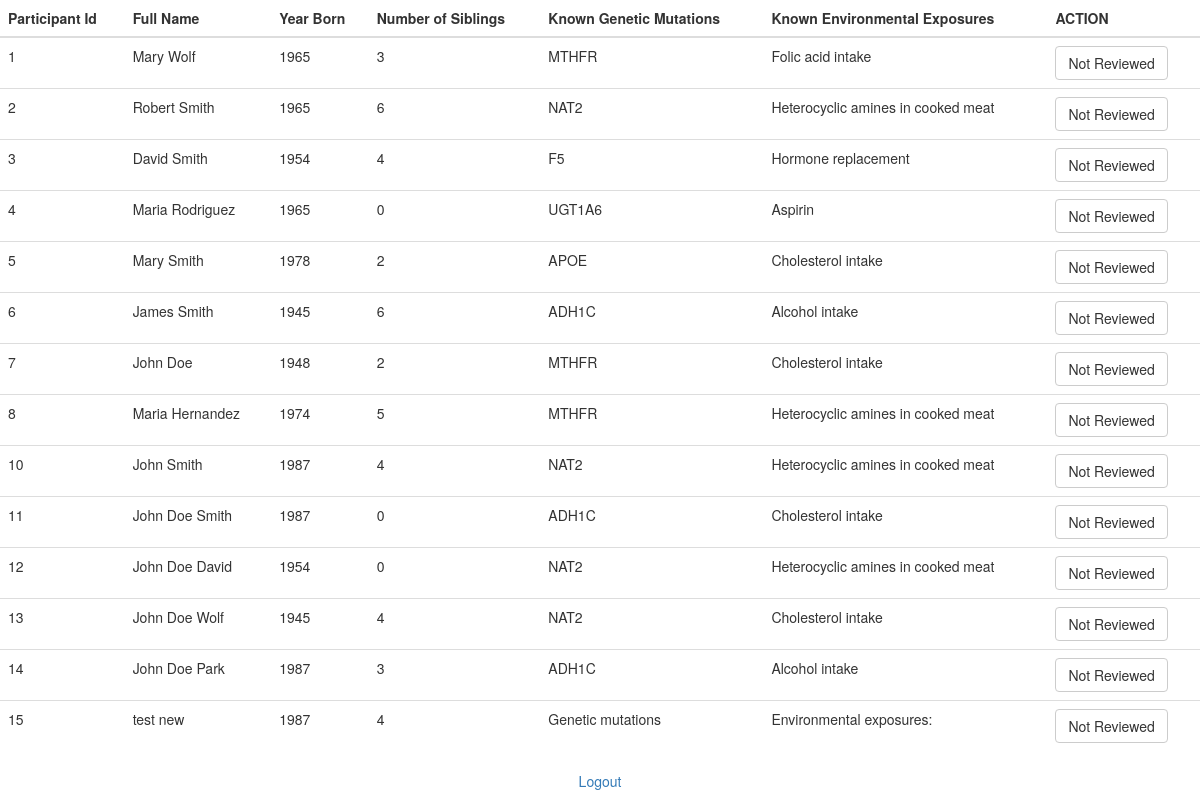
The app's page /participants/ (signed in), older data.
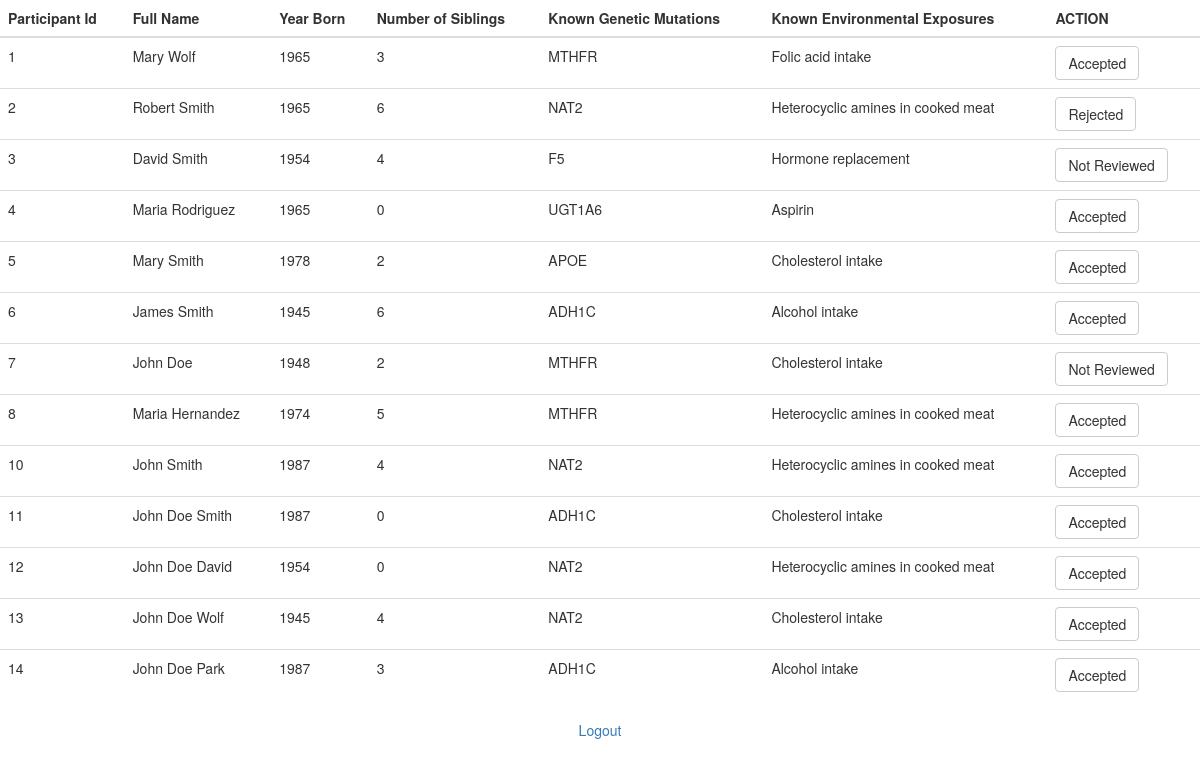
The same page, newer data.
### participants/models.py (models this page shows, shortened)
class Participant(models.Model):
    name = models.CharField(max_length=80)
    year_born = models.PositiveIntegerField(null=True)
    number_of_siblings = models.PositiveIntegerField(null=True)
    genetic_mutations = models.CharField(max_length=200)
    environmental_exposures = models.CharField(max_length=200)
    status = models.CharField(max_length=14, choices=ACTIONS, default='Not Reviewed')

### participants/views.py (the view)
@login_required(login_url="/login/")
def list(request):
    if request.method == 'POST':
        pid = request.POST.get("participantId")
        action = request.POST.get("action")
        taget = Participant.objects.get(id=int(pid))
        taget.status = action
        taget.save()
        return redirect('/participants')
    else:
        list = Participant.objects.all()
        context = { 'list' : list }
        return render(request, 'list.html', context)

### participants/templates/list.html (shortened to what this page needs)
<!DOCTYPE html>
<html>
<link rel="stylesheet" type="text/css"
  href="http://netdna.bootstrapcdn.com/bootstrap/3.0.0/css/bootstrap.min.css">
<body>
<form method="POST" action="/participants/" id="listForm" class="listForm">
 <table id="myTable" class="table table-hover">
    <thead>
      <tr>
        <th>Participant Id</th>
        <th>Full Name</th>
        <th>Year Born</th>
        <th>Number of Siblings</th>
        <th>Known Genetic Mutations</th>
        <th>Known Environmental Exposures</th>
        <th>ACTION</th>
      </tr>
    </thead>
    <tbody>
        {% for participant in list %}
      <tr>
          <td>{{ participant.id }}</td>
        <td>{{ participant.name }}</td>
        <td>{{ participant.year_born }}</td>
        <td>{{ participant.number_of_siblings }}</td>
        <td>{{ participant.genetic_mutations }}</td>
        <td>{{ participant.environmental_exposures }}</td>
        <td class="dropdown"><a class="btn btn-default actionButton"
          data-toggle="dropdown" href="#">{{ participant.status }}</a></td>
      </tr>
      {% endfor %}
    </tbody>
  </table>
  <p class="bs-component">
      <center>
          <a href="/logout/">Logout</a>
      </center>
  </p>
</form>
</body>
</html>

Row changes from the older to the newer data that the page shows:
removed Participant: id "15", name "test new", year_born "1987", number_of_siblings "4", genetic_mutations "Genetic mutations", environmental_exposures "Environmental exposures:", status "Not Reviewed"
changed Participant "Mary Wolf": status "Not Reviewed" → "Accepted"
changed Participant "Robert Smith": status "Not Reviewed" → "Rejected"
changed Participant "Maria Rodriguez": status "Not Reviewed" → "Accepted"
changed Participant "Mary Smith": status "Not Reviewed" → "Accepted"
changed Participant "James Smith": status "Not Reviewed" → "Accepted"
changed Participant "Maria Hernandez": status "Not Reviewed" → "Accepted"
changed Participant "John Smith": status "Not Reviewed" → "Accepted"
changed Participant "John Doe Smith": status "Not Reviewed" → "Accepted"
changed Participant "John Doe David": status "Not Reviewed" → "Accepted"
changed Participant "John Doe Wolf": status "Not Reviewed" → "Accepted"
changed Participant "John Doe Park": status "Not Reviewed" → "Accepted"
